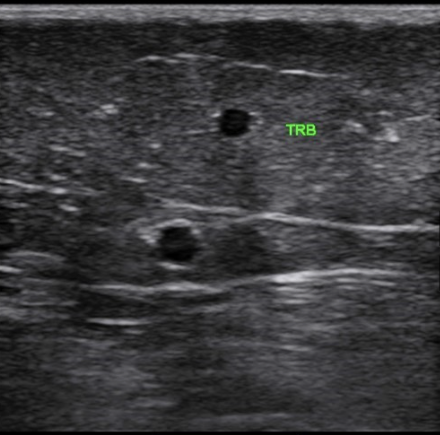
#> input picture real_ultrasound.png, 440 x 435 px, found by its file name
$ python compare_fascia_detection.py   (older library calls are emulated)
#> lines starting #> are read from the running program, lines starting #| are printed output that depends on the picture
### Initial_Demo_App/backend/vision/segmentation/edge_fascia_detector.py
"""
Edge-based Fascia Boundary Detection.
Finds THIN fascia boundaries (1-2 pixels), not thick bands.
"""

import cv2
import numpy as np
from typing import Dict, Tuple, Optional
from scipy.ndimage import gaussian_filter1d


class EdgeFasciaDetector:
    """
    Detects fascia as thin bright edge boundaries.
    Optimized for real ultrasound with delicate fascia lines.
    """

    def __init__(self):
        self.fascia_mask = None
        self.upper_edge = None
        self.lower_edge = None
        self.confidence = 0.0

    def enhance_image(self, image: np.ndarray) -> np.ndarray:
        """Enhance contrast while preserving edges."""
        if len(image.shape) == 3:
            image = cv2.cvtColor(image, cv2.COLOR_BGR2GRAY)

        # Bilateral filter
        denoised = cv2.bilateralFilter(image, 7, 50, 50)

        # CLAHE
        clahe = cv2.createCLAHE(clipLimit=2.5, tileGridSize=(8, 8))
        enhanced = clahe.apply(denoised)

        return enhanced

    # [6 lines left out: function detect_edges_canny, not called in this run]

    def find_fascia_band_region(self, image: np.ndarray) -> Tuple[int, int]:
        """
        Find the y-region containing fascia using intensity analysis.
        Skips top surface artifacts and finds main fascia region.

        Args:
            image: Enhanced grayscale image

        Returns:
            (y_start, y_end) - approximate band boundaries
        """
        h, w = image.shape

        # Skip top 15% (surface artifacts, text labels like "TRB", skin)
        skip_top = max(30, int(h * 0.15))

        # Use Laplacian (edge/texture energy) to find fascia region
        laplacian = cv2.Laplacian(image, cv2.CV_64F)
        laplacian = np.abs(laplacian)

        # Project texture onto y-axis
        texture_per_row = np.mean(laplacian, axis=1)

        # Only look below skip_top
        texture_below = texture_per_row[skip_top:]
        texture_smooth = gaussian_filter1d(texture_below, sigma=3)

        # Find row with highest texture (likely fascia)
        relative_peak_y = np.argmax(texture_smooth)
        peak_y = skip_top + relative_peak_y

        # Band extends ±40 pixels from peak
        y_start = max(skip_top, peak_y - 40)
        y_end = min(h - 1, peak_y + 40)

        return y_start, y_end

    # [111 lines left out: function find_boundary_line, not called in this run]

    def validate_boundaries(self, image: np.ndarray,
                           upper: np.ndarray,
                           lower: np.ndarray) -> float:
        """
        Validate fascia boundaries.

        Checks:
        - Lower is consistently below upper
        - Spacing is reasonable (10-100 pixels for fascia band region)
        - Boundaries have reasonable brightness
        """
        if upper is None or lower is None:
            return 0.0

        upper_y = upper[:, 1].astype(float)
        lower_y = lower[:, 1].astype(float)

        # Check offset
        if not np.all(lower_y >= upper_y):
            return 0.0

        # Check spacing (larger ranges for band region detection)
        spacing = lower_y - upper_y

        if len(spacing) == 0:
            return 0.0

        avg_spacing = np.mean(spacing)
        spacing_std = np.std(spacing)

        # Fascia band can be 10-150 pixels wide
        if avg_spacing < 10 or avg_spacing > 150:
            return 0.5  # Outside typical range, but not impossible

        # Penalize high variance
        if spacing_std > 20:
            spacing_score = max(0.3, 1.0 - spacing_std / 50)
        else:
            spacing_score = 0.9

        # Combined confidence
        confidence = spacing_score

        return max(0.5, min(1.0, confidence))

    def create_boundary_mask(self, shape: Tuple,
                            upper: np.ndarray,
                            lower: np.ndarray) -> np.ndarray:
        """Create mask with thin boundary lines."""
        mask = np.zeros(shape, dtype=np.uint8)

        if upper is None or lower is None:
            return mask

        # Draw thin lines (1-2 pixels)
        cv2.polylines(mask, [upper], False, 255, 1)
        cv2.polylines(mask, [lower], False, 255, 1)

        return mask

    def find_fascia_pair(self, image: np.ndarray,
                         y_start: int, y_end: int) -> Optional[Tuple[np.ndarray, np.ndarray]]:
        """
        Find the best pair of fascia boundaries (upper and lower).
        ANALYZES ENTIRE IMAGE - ignores y_start/y_end parameters.
        Returns (upper_boundary, lower_boundary) as (x,y) coordinate arrays,  or None if not found.
        """
        from scipy.ndimage import gaussian_filter1d

        w = image.shape[1]
        h = image.shape[0]

        # IGNORE band region - analyze FULL image
        brightness_per_row = np.mean(image, axis=1)

        # Smooth to find peaks
        brightness_smooth = gaussian_filter1d(brightness_per_row.astype(float), sigma=2)

        # Find peaks
        gradient = np.diff(brightness_smooth)
        sign_change = np.diff(np.sign(gradient))
        peaks = np.where(sign_change < 0)[0]  # Local maxima

        if len(peaks) < 2:
            return None

        # Lower threshold to capture all tissue peaks
        peak_brightness = brightness_per_row[peaks]
        max_brightness = brightness_per_row.max()
        brightness_threshold = max(50, max_brightness * 0.4)

        significant_mask = peak_brightness > brightness_threshold
        significant_peaks = peaks[significant_mask]
        significant_brightness = peak_brightness[significant_mask]

        if len(significant_peaks) < 2:
            return None

        # GROUP peaks into clusters (consecutive peaks within 20 pixels = same structure)
        peak_clusters = []
        current_cluster = [significant_peaks[0]]

        for i in range(1, len(significant_peaks)):
            prev_peak = significant_peaks[i-1]
            curr_peak = significant_peaks[i]
            spacing = curr_peak - prev_peak

            if spacing <= 20:  # Within cluster threshold
                current_cluster.append(curr_peak)
            else:
                # End current cluster
                if len(current_cluster) >= 1:
                    peak_clusters.append(current_cluster)
                current_cluster = [curr_peak]

        # Add last cluster
        if len(current_cluster) >= 1:
            peak_clusters.append(current_cluster)

        if len(peak_clusters) == 0:
            return None

        # Score each cluster
        fascia_pairs = []
        for cluster in peak_clusters:
            upper_y = cluster[0]
            lower_y = cluster[-1]
            cluster_spacing = lower_y - upper_y

            # Get average brightness of cluster
            cluster_idx = [j for j, p in enumerate(significant_peaks) if p in cluster]
            cluster_brightness = significant_brightness[cluster_idx].mean()

            # Penalty for top artifacts, bonus for large structures
            if upper_y < 20:
                penalty = 0.1  # Top artifact
            elif cluster_spacing < 20:
                penalty = 0.5  # Too small
            else:
                penalty = 1.0  # Good

            score = cluster_brightness * (cluster_spacing / 50.0) * penalty

            fascia_pairs.append({
                'upper_y': upper_y,
                'lower_y': lower_y,
                'spacing': cluster_spacing,
                'brightness': cluster_brightness,
                'score': score,
                'num_peaks': len(cluster)
            })

        # Select BEST cluster
        best_pair = max(fascia_pairs, key=lambda p: p['score'])

        # Create boundaries
        upper = self._create_boundary_for_y(image, best_pair['upper_y'])
        lower = self._create_boundary_for_y(image, best_pair['lower_y'])

        return upper, lower

        # Find peaks
        gradient = np.diff(brightness_smooth)
        sign_change = np.diff(np.sign(gradient))
        peaks = np.where(sign_change < 0)[0]  # Local maxima

        if len(peaks) < 2:
            return None

        # Adaptive threshold
        peak_brightness = brightness_per_row[peaks]
        max_brightness_in_region = brightness_per_row.max()
        brightness_threshold = max(85, max_brightness_in_region * 0.65)

        significant_mask = peak_brightness > brightness_threshold
        significant_peaks = peaks[significant_mask]
        significant_brightness = peak_brightness[significant_mask]

        if len(significant_peaks) < 2:
            return None

        # Group consecutive peaks that are close together (5-20 pixels apart)
        # A "fascia structure" is a cluster of peaks, not just two adjacent ones
        peak_clusters = []
        current_cluster = [significant_peaks[0]]

        for i in range(1, len(significant_peaks)):
            prev_peak = significant_peaks[i-1]
            curr_peak = significant_peaks[i]
            spacing = curr_peak - prev_peak

            if spacing <= 20:  # Within cluster threshold
                current_cluster.append(curr_peak)
            else:
                # End current cluster, start new one
                if len(current_cluster) >= 2:
                    peak_clusters.append(current_cluster)
                current_cluster = [curr_peak]

        # Add last cluster
        if len(current_cluster) >= 2:
            peak_clusters.append(current_cluster)

        if len(peak_clusters) == 0:
            return None

        # Find fascia boundaries as outer edges of each cluster
        fascia_pairs = []
        for cluster in peak_clusters:
            upper_y = cluster[0]
            lower_y = cluster[-1]
            cluster_center = (upper_y + lower_y) / 2
            cluster_brightness = significant_brightness[[i for i, p in enumerate(significant_peaks) if p in cluster]].mean()
            cluster_spacing = lower_y - upper_y

            # Score: prefer large, bright structures in middle of image
            score = cluster_brightness * (cluster_spacing / 50.0)  # Favor larger

            fascia_pairs.append({
                'upper_y': upper_y,
                'lower_y': lower_y,
                'spacing': cluster_spacing,
                'brightness': cluster_brightness,
                'score': score,
                'num_peaks': len(cluster)
            })

        if len(fascia_pairs) == 0:
            return None

        # DEBUG: Print all pairs
        import sys
        print(f"[DEBUG] Found {len(fascia_pairs)} fascia clusters:", file=sys.stderr)
        for i, p in enumerate(fascia_pairs):
            print(f"  [{i}] y=[{p['upper_y']}, {p['lower_y']}] spacing={p['spacing']} peaks={p['num_peaks']} score={p['score']:.2f}", file=sys.stderr)

        # Select best pair: largest, brightest cluster
        best_pair = max(fascia_pairs, key=lambda p: p['score'])
        print(f"[DEBUG] Selected cluster: y=[{best_pair['upper_y']}, {best_pair['lower_y']}] spacing={best_pair['spacing']}", file=sys.stderr)
        upper_y_local = best_pair['upper_y']
        lower_y_local = best_pair['lower_y']

        # Convert to global coordinates
        upper_y_global = y_start + upper_y_local
        lower_y_global = y_start + lower_y_local

        # Create boundary points for each
        upper = self._create_boundary_for_y(image, upper_y_global)
        lower = self._create_boundary_for_y(image, lower_y_global)

        return upper, lower

    def _create_boundary_for_y(self, image: np.ndarray, y_global: int) -> np.ndarray:
        """Create boundary point array for a given y-coordinate."""
        from scipy.ndimage import gaussian_filter1d

        w = image.shape[1]

        boundary_points = []
        for x in range(w):
            # Find brightest pixel near y_global
            y_min = max(0, y_global - 2)
            y_max = min(image.shape[0] - 1, y_global + 2)

            search_col = image[y_min:y_max + 1, x]
            brightest_idx = np.argmax(search_col)
            y_found = y_min + brightest_idx

            boundary_points.append([x, y_found])

        boundary = np.array(boundary_points, dtype=np.int32)

        # Smooth boundary
        y_values = boundary[:, 1].astype(float)
        y_smooth = gaussian_filter1d(y_values, sigma=2)
        boundary[:, 1] = np.clip(y_smooth.astype(np.int32), 0, image.shape[0]-1)

        return boundary

    def detect(self, image: np.ndarray, threshold: float = 0.5,
               return_boundary: bool = False) -> Dict:
        """
        Main detection pipeline.

        Args:
            image: Input ultrasound image
            threshold: Ignored (for API compatibility)
            return_boundary: If True, include boundary coordinates

        Returns:
            Dict with mask, boundaries, confidence, etc.
        """
        h, w = image.shape[:2]

        # Step 1: Enhance
        enhanced = self.enhance_image(image)

        # Step 2: Find band region
        y_start, y_end = self.find_fascia_band_region(enhanced)

        # Step 3: Find best fascia PAIR (upper and lower together)
        pair_result = self.find_fascia_pair(enhanced, y_start, y_end)

        if pair_result is None:
            return {
                'mask': np.zeros((h, w), dtype=np.uint8),
                'upper_edge': None,
                'lower_edge': None,
                'confidence': 0.0,
                'status': 'boundaries_not_found'
            }

        upper, lower = pair_result

        # Step 4: Validate
        confidence = self.validate_boundaries(enhanced, upper, lower)

        # Step 5: Create mask
        mask = self.create_boundary_mask((h, w), upper, lower)

        self.upper_edge = upper
        self.lower_edge = lower
        self.confidence = confidence
        self.fascia_mask = mask

        return {
            'mask': mask,
            'upper_edge': upper,
            'lower_edge': lower,
            'confidence': confidence,
            'status': 'success'
        }

    # [5 lines left out: function get_mask, not called in this run]


# [37 lines that do not run on import are left out]

### Initial_Demo_App/backend/vision/segmentation/unet_detector.py
"""
Hybrid Fascia/Vein Detector: Smart Preprocessing + Blob Detection
Uses adaptive thresholding and morphological analysis for robust detection
"""

import cv2
import numpy as np
import logging
from typing import List, Dict, Tuple

logger = logging.getLogger(__name__)


class PretrainedSegmentationDetector:
    """Fast and reliable detector using advanced OpenCV techniques"""

    def __init__(self):
        """Initialize detector (no model downloads)"""
        logger.info("[Detector] Initializing adaptive segmentation detector...")
        # Import EdgeFasciaDetector for fascia detection
        from .edge_fascia_detector import EdgeFasciaDetector
        self.fascia_detector = EdgeFasciaDetector()
        logger.info("[Detector] ✓ Detector ready (using EdgeFasciaDetector for fascia)")

    def segment_fascia(self, image: np.ndarray) -> np.ndarray:
        """
        Detect fascia using EdgeFasciaDetector.
        Returns the fascia mask showing the region between upper and lower boundaries.

        Args:
            image: Input ultrasound image (H, W) or (H, W, 3)

        Returns:
            Binary fascia mask showing the fascia band region
        """
        # Convert to grayscale if needed
        if len(image.shape) == 3:
            gray = cv2.cvtColor(image, cv2.COLOR_BGR2GRAY)
        else:
            gray = image

        h, w = gray.shape
        logger.info(f"[Fascia] Detecting fascia band in {h}x{w} image using EdgeFasciaDetector...")

        # Use edge-based detector
        result = self.fascia_detector.detect(gray)

        # Create mask from boundaries
        fascia_mask = np.zeros((h, w), dtype=np.uint8)

        if result['status'] == 'success' and result['upper_edge'] is not None and result['lower_edge'] is not None:
            upper = result['upper_edge'].astype(np.int32)
            lower = result['lower_edge'].astype(np.int32)

            # Draw the fascia region as filled area between upper and lower boundaries
            # Create a mask by filling the region
            pts_upper = upper.reshape((-1, 1, 2))
            pts_lower = lower.reshape((-1, 1, 2))

            # Combine points: upper boundary reversed + lower boundary
            points = np.vstack([pts_upper, pts_lower[::-1]])
            cv2.fillPoly(fascia_mask, [points], 255)

            upper_y = upper[:, 1].mean()
            lower_y = lower[:, 1].mean()
            logger.info(f"[Fascia] ✓ Found fascia band from y={upper_y:.0f} to y={lower_y:.0f}, span={lower_y-upper_y:.0f}px, confidence={result['confidence']:.2f}")
        else:
            logger.info(f"[Fascia] Could not detect fascia boundaries: {result['status']}")

        return fascia_mask

    # [177 lines left out: function segment_veins, not called in this run]

# Alias for backward compatibility
UNetVeinDetector = PretrainedSegmentationDetector

### Testing/compare_fascia_detection.py
#!/usr/bin/env python3
"""
Comprehensive comparison: Old vs New fascia detection.
Shows the improvement from the updated clustering algorithm.
"""

import cv2
import numpy as np
import sys
sys.path.insert(0, '/Users/HariKrishnaD/Downloads/NUS/Internships/Cygnus/cmed_demo/backend')

from vision.segmentation.edge_fascia_detector import EdgeFasciaDetector
from vision.segmentation.unet_detector import PretrainedSegmentationDetector

# Load reference image
img = cv2.imread('/Users/HariKrishnaD/Downloads/NUS/Internships/Cygnus/cmed_demo/real_ultrasound.png')
#> img is the input picture: shape (435, 440, 3); mean B, G, R 59.7, 57.9, 58
img_gray = cv2.cvtColor(img, cv2.COLOR_BGR2GRAY)

print("=" * 70)
print("FASCIA DETECTION IMPROVEMENT TEST")
print("=" * 70)
print(f"\nImage: real_ultrasound.png ({img.shape[0]}x{img.shape[1]})")
#| Image: real_ultrasound.png (435x440)

# Test 1: Direct EdgeFasciaDetector (New Implementation)
print("\n[1] EdgeFasciaDetector (New Clustering Algorithm)")
print("-" * 70)
detector = EdgeFasciaDetector()
result = detector.detect(img_gray)
#> in enhance_image, `enhanced = clahe.apply(denoised)`:
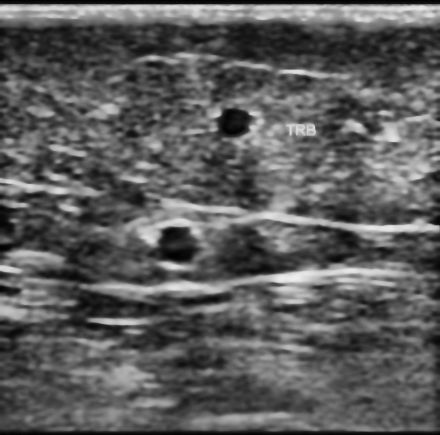
#> enhanced: shape (435, 440); min 1, max 238, mean 92.1
#> in find_fascia_band_region, `laplacian = cv2.Laplacian(image, cv2.CV_64F)`:
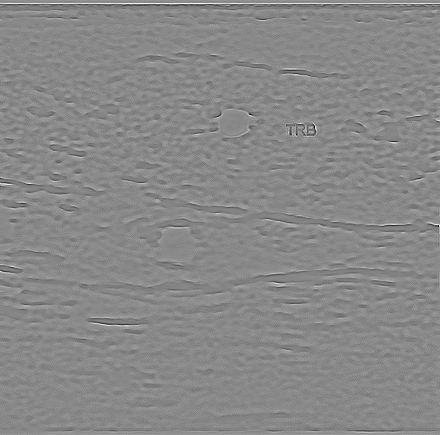
#> laplacian: shape (435, 440) float64; min -128, max 111, mean 0; drawn with min black and max white
#> in find_fascia_band_region, `laplacian = np.abs(laplacian)`:
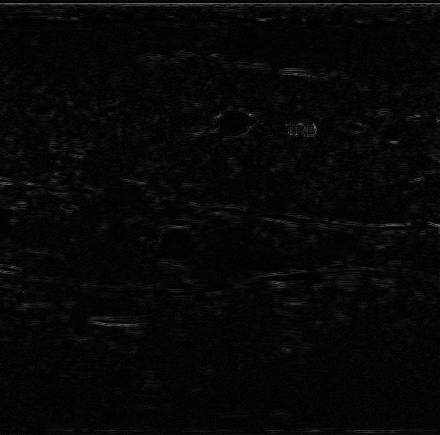
#> laplacian: shape (435, 440) float64; min 0, max 128, mean 6.8
#> in find_fascia_band_region, `texture_per_row = np.mean(laplacian, axis=1)`: texture_per_row = 435 values, max 84.04 at index 3, min 2.2 at index 1, mean 6.84
#> in find_fascia_band_region, `texture_below = texture_per_row[skip_top:]`: texture_below = 370 values, max 15.93 at index 365, min 3.95 at index 332, mean 6.66
#> (the rest of the program and of its run is left out)
